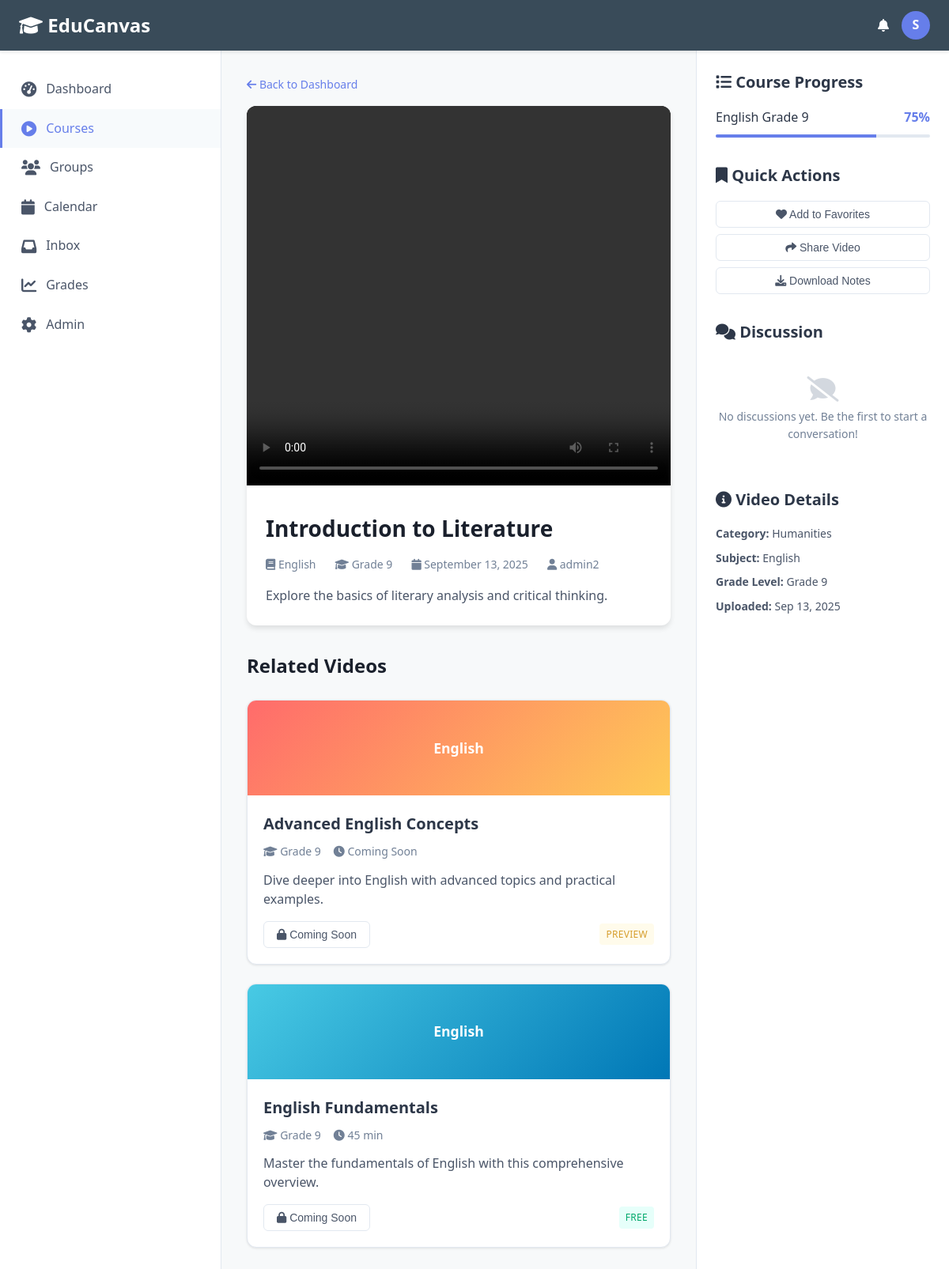
Screenshot of /video/2/ with the database file from the repository.
### videos/models.py (models this page shows, shortened)
class Video(models.Model):
    title = models.CharField(max_length=255)
    description = models.TextField(blank=True)
    file = models.FileField(upload_to='videos/')
    subject = models.ForeignKey(Subject, on_delete=models.CASCADE, related_name='videos')
    grade_level = models.ForeignKey(GradeLevel, on_delete=models.CASCADE, related_name='videos')
    uploaded_by = models.ForeignKey(User, on_delete=models.SET_NULL, null=True, blank=True)
    uploaded_at = models.DateTimeField(auto_now_add=True)

### catalog/models.py (models this page shows, shortened)
class Subject(models.Model):
    name = models.CharField(max_length=100, unique=True)
    category = models.ForeignKey(Category, on_delete=models.CASCADE, related_name='subjects')

class GradeLevel(models.Model):
    name = models.CharField(max_length=50, unique=True)

class Category(models.Model):
    name = models.CharField(max_length=100, unique=True)

### users/models.py (models this page shows)
class User(AbstractUser):
    class Role(models.TextChoices):
        ADMINISTRATOR = 'ADMIN', 'Administrator'
        STUDENT = 'STUDENT', 'Student'
    role = models.CharField(
        max_length=10,
        choices=Role.choices,
        default=Role.STUDENT,
    )

### videos/views.py (the view)
# urls.py: path('video/<int:pk>/', views.video_detail, name='video_detail'),
def video_detail(request, pk):
    video = get_object_or_404(Video, pk=pk)
    return render(request, 'videos/detail.html', {'video': video})

### videos/templates/videos/detail.html (shortened to what this page needs)
{% load static %}
<!DOCTYPE html>
<html lang="en">
<head>
    <link rel="stylesheet" href="{% static 'css/main.css' %}">
    <link rel="stylesheet" href="https://cdnjs.cloudflare.com/ajax/libs/font-awesome/6.0.0/css/all.min.css">
</head>
<body>
    <header class="header">
        <div class="logo">
            <i class="fas fa-graduation-cap"></i> EduCanvas
        </div>
        <div class="user-menu">
            <i class="fas fa-bell"></i>
            <div class="user-avatar">S</div>
        </div>
    </header>
    <div class="container">
        <nav class="sidebar">
            <a href="{% url 'video_library' %}" class="nav-item">
                <i class="nav-icon fas fa-tachometer-alt"></i>
                Dashboard
            </a>
            <a href="#" class="nav-item active">
                <i class="nav-icon fas fa-play-circle"></i>
                Courses
            </a>
            <a href="#" class="nav-item">
                <i class="nav-icon fas fa-users"></i>
                Groups
            </a>
            <a href="#" class="nav-item">
                <i class="nav-icon fas fa-calendar"></i>
                Calendar
            </a>
            <a href="#" class="nav-item">
                <i class="nav-icon fas fa-inbox"></i>
                Inbox
            </a>
            <a href="#" class="nav-item">
                <i class="nav-icon fas fa-chart-line"></i>
                Grades
            </a>
            <a href="/admin/" class="nav-item">
                <i class="nav-icon fas fa-cog"></i>
                Admin
            </a>
        </nav>
        <main class="main-content">
            <div style="margin-bottom: 16px; font-size: 0.875rem; color: #718096;">
                <a href="{% url 'video_library' %}" style="color: #667eea; text-decoration: none;">
                    <i class="fas fa-arrow-left"></i> Back to Dashboard
                </a>
            </div>
            <div class="video-container">
                <video class="video-player" controls>
                    <source src="{{ video.file.url }}" type="video/mp4">
                </video>
                <div class="video-info">
                    <h1 class="video-title">{{ video.title }}</h1>
                    <div class="video-meta-bar">
                        <span><i class="fas fa-book"></i> {{ video.subject.name }}</span>
                        <span><i class="fas fa-graduation-cap"></i> {{ video.grade_level.name }}</span>
                        <span><i class="fas fa-calendar"></i> {{ video.uploaded_at|date:"F d, Y" }}</span>
                        {% if video.uploaded_by %}
                        <span><i class="fas fa-user"></i> {{ video.uploaded_by.username }}</span>
                        {% endif %}
                    </div>
                    <div class="video-description">
                        {{ video.description|default:"No description available for this video." }}
                    </div>
                </div>
            </div>
            <div style="margin-top: 32px;">
                <h2 style="font-size: 1.5rem; font-weight: 600; margin-bottom: 24px; color: #1a202c;">
                    Related Videos
                </h2>
                <div class="cards-grid">
                    <div class="card">
                        <div class="card-header math">
                            <div class="card-header-text">{{ video.subject.name }}</div>
                        </div>
                        <div class="card-body">
                            <h3 class="card-title">Advanced {{ video.subject.name }} Concepts</h3>
                            <div class="card-meta">
                                <span><i class="fas fa-graduation-cap"></i> {{ video.grade_level.name }}</span>
                                <span><i class="fas fa-clock"></i> Coming Soon</span>
                            </div>
                            <p class="card-description">Dive deeper into {{ video.subject.name }} with advanced topics and practical examples.</p>
                            <div class="card-footer">
                                <button class="btn btn-outline" disabled>
                                    <i class="fas fa-lock"></i> Coming Soon
                                </button>
                                <span class="badge badge-warning">Preview</span>
                            </div>
                        </div>
                    </div>
                    <div class="card">
                        <div class="card-header science">
                            <div class="card-header-text">{{ video.subject.name }}</div>
                        </div>
                        <div class="card-body">
                            <h3 class="card-title">{{ video.subject.name }} Fundamentals</h3>
                            <div class="card-meta">
                                <span><i class="fas fa-graduation-cap"></i> {{ video.grade_level.name }}</span>
                                <span><i class="fas fa-clock"></i> 45 min</span>
                            </div>
                            <p class="card-description">Master the fundamentals of {{ video.subject.name }} with this comprehensive overview.</p>
                            <div class="card-footer">
                                <button class="btn btn-outline" disabled>
                                    <i class="fas fa-lock"></i> Coming Soon
                                </button>
                                <span class="badge badge-success">Free</span>
                            </div>
                        </div>
                    </div>
                </div>
            </div>
        </main>
        <aside class="right-sidebar">
            <div class="sidebar-section">
                <h3 class="sidebar-title">
                    <i class="fas fa-list"></i> Course Progress
                </h3>
                <div style="margin-bottom: 16px;">
                    <div style="display: flex; justify-content: space-between; margin-bottom: 8px;">
                        <span style="font-weight: 500;">{{ video.subject.name }} {{ video.grade_level.name }}</span>
                        <span style="color: #667eea; font-weight: 600;">75%</span>
                    </div>
                    <div class="progress-bar">
                        <div class="progress-fill" style="width: 75%;"></div>
                    </div>
                </div>
            </div>
            <div class="sidebar-section">
                <h3 class="sidebar-title">
                    <i class="fas fa-bookmark"></i> Quick Actions
                </h3>
                <div style="display: flex; flex-direction: column; gap: 8px;">
                    <button class="btn btn-outline" style="justify-self: start;">
                        <i class="fas fa-heart"></i> Add to Favorites
                    </button>
                    <button class="btn btn-outline">
                        <i class="fas fa-share"></i> Share Video
                    </button>
                    <button class="btn btn-outline">
                        <i class="fas fa-download"></i> Download Notes
                    </button>
                </div>
            </div>
            <div class="sidebar-section">
                <h3 class="sidebar-title">
                    <i class="fas fa-comments"></i> Discussion
                </h3>
                <div style="font-size: 0.875rem; color: #718096; text-align: center; padding: 24px 0;">
                    <i class="fas fa-comment-slash" style="font-size: 2rem; opacity: 0.3; margin-bottom: 8px; display: block;"></i>
                    No discussions yet. Be the first to start a conversation!
                </div>
            </div>
            <div class="sidebar-section">
                <h3 class="sidebar-title">
                    <i class="fas fa-info-circle"></i> Video Details
                </h3>
                <div style="font-size: 0.875rem; color: #4a5568;">
                    <div style="margin-bottom: 8px;">
                        <strong>Category:</strong> {{ video.subject.category.name }}
                    </div>
                    <div style="margin-bottom: 8px;">
                        <strong>Subject:</strong> {{ video.subject.name }}
                    </div>
                    <div style="margin-bottom: 8px;">
                        <strong>Grade Level:</strong> {{ video.grade_level.name }}
                    </div>
                    <div style="margin-bottom: 8px;">
                        <strong>Uploaded:</strong> {{ video.uploaded_at|date:"M d, Y" }}
                    </div>
                </div>
            </div>
        </aside>
    </div>
</body>
</html>

### videos/static/css/main.css (style rules this page uses)
* { margin: 0; padding: 0; box-sizing: border-box; }
body { font-family: 'Segoe UI', Tahoma, Geneva, Verdana, sans-serif; background-color: #f7f9fa; color: #2d3748; line-height: 1.6; }
.header { background: #394b59; color: white; padding: 0 24px; display: flex; align-items: center; justify-content: space-between; height: 64px; box-shadow: 0 2px 4px rgba(0,0,0,0.1); position: sticky; top: 0; z-index: 100; }
.logo { font-size: 1.5rem; font-weight: bold; color: #ffffff; }
.user-menu { display: flex; align-items: center; gap: 16px; }
.user-avatar { width: 36px; height: 36px; border-radius: 50%; background: #667eea; display: flex; align-items: center; justify-content: center; color: white; font-weight: bold; }
.container { display: flex; min-height: calc(100vh - 64px); }
.sidebar { width: 280px; background: #ffffff; border-right: 1px solid #e2e8f0; padding: 24px 0; flex-shrink: 0; }
.nav-item { display: flex; align-items: center; padding: 12px 24px; color: #4a5568; text-decoration: none; transition: all 0.2s; border-left: 3px solid transparent; }
.nav-item:hover, .nav-item.active { background-color: #f7fafc; border-left-color: #667eea; color: #667eea; }
.nav-icon { margin-right: 12px; font-size: 1.2rem; }
.main-content { flex: 1; padding: 32px; background: #f7f9fa; }
.cards-grid { display: grid; grid-template-columns: repeat(auto-fill, minmax(320px, 1fr)); gap: 24px; margin-bottom: 32px; }
.card { background: #ffffff; border-radius: 12px; box-shadow: 0 1px 3px rgba(0,0,0,0.1); overflow: hidden; transition: all 0.3s ease; border: 1px solid #e2e8f0; }
.card-header { height: 120px; background: linear-gradient(135deg, #667eea 0%, #764ba2 100%); position: relative; display: flex; align-items: center; justify-content: center; }
.card-header.math { background: linear-gradient(135deg, #ff6b6b 0%, #feca57 100%); }
.card-header.science { background: linear-gradient(135deg, #48cae4 0%, #0077b6 100%); }
.card-header-text { color: white; font-size: 1.1rem; font-weight: 600; text-align: center; }
.card-body { padding: 20px; }
.card-title { font-size: 1.25rem; font-weight: 600; margin-bottom: 8px; color: #2d3748; }
.card-meta { display: flex; align-items: center; gap: 16px; margin-bottom: 12px; font-size: 0.875rem; color: #718096; }
.card-description { color: #4a5568; margin-bottom: 16px; line-height: 1.5; }
.card-footer { display: flex; justify-content: space-between; align-items: center; }
.btn { padding: 8px 16px; border-radius: 6px; font-weight: 500; text-decoration: none; transition: all 0.2s; border: none; cursor: pointer; font-size: 0.875rem; }
.btn-outline { border: 1px solid #e2e8f0; color: #4a5568; background: white; }
.right-sidebar { width: 320px; background: #ffffff; border-left: 1px solid #e2e8f0; padding: 24px; flex-shrink: 0; }
.sidebar-section { margin-bottom: 32px; }
.sidebar-title { font-size: 1.25rem; font-weight: 600; margin-bottom: 16px; color: #2d3748; }
.video-container { background: #ffffff; border-radius: 12px; overflow: hidden; box-shadow: 0 4px 6px rgba(0,0,0,0.1); margin-bottom: 24px; }
.video-player { width: 100%; height: 480px; background: #000; }
.video-info { padding: 24px; }
.video-title { font-size: 1.75rem; font-weight: 600; margin-bottom: 12px; color: #1a202c; }
.video-meta-bar { display: flex; align-items: center; gap: 24px; margin-bottom: 16px; font-size: 0.875rem; color: #718096; }
.video-description { color: #4a5568; line-height: 1.6; }
.progress-bar { height: 4px; background: #e2e8f0; border-radius: 2px; overflow: hidden; margin-top: 8px; }
.progress-fill { height: 100%; background: #667eea; transition: width 0.3s ease; }
.badge { display: inline-block; padding: 4px 8px; font-size: 0.75rem; font-weight: 500; border-radius: 4px; text-transform: uppercase; letter-spacing: 0.025em; }
.badge-success { background: #e6fffa; color: #00a86b; }
.badge-warning { background: #fffbeb; color: #d69e2e; }

### rows the page displays
Video: title "Introduction to Literature", subject.name "English", grade_level.name "Grade 9", uploaded_at "September 13, 2025", uploaded_by.username "admin2", description "Explore the basics of literary analysis and critical thinking.", subject.category.name "Humanities", uploaded_at "Sep 13, 2025"
